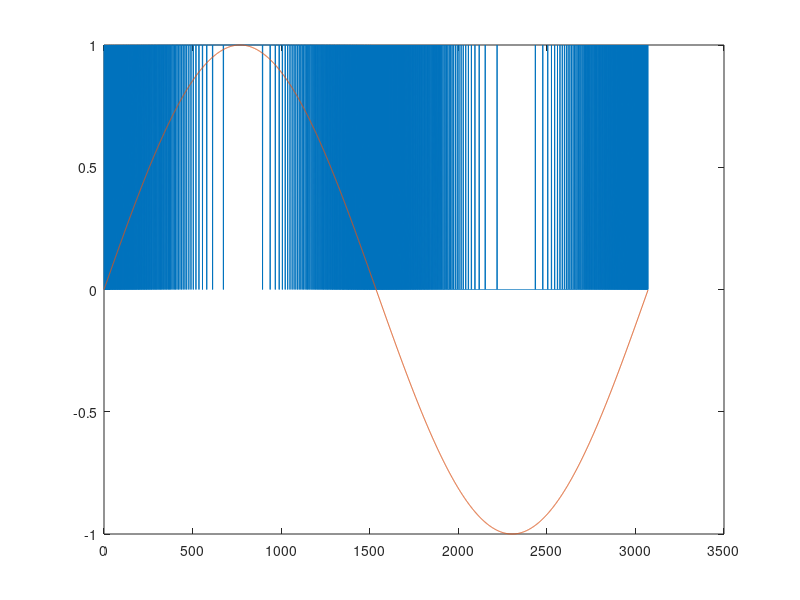

Recreate this plot in MATLAB.
clear all;
Fs = 3072000;
Ts = 1/Fs;
Ftone = 1000;

% Attenuation
% /20 attenuation corresponds to 120dB-94dB = 26dB
% 120dB is the Acoustic Overload Point of the microphone corresponding
% to a full scale [-1..1] range. See datasheet of your microphone.
% 94dB is the Sound Pressure Level used as sensitivity reference
Attenuation = 1;

% This must be integer!
Nperiod = Fs/Ftone;

%Generate tone
n=0:(Nperiod-1);
tone = sin(2*pi*Ftone*n*Ts);
tone = tone/Attenuation;
qe = 0;

%Generate PDM in [-1, 1]
for i=1:length(tone)
    if ( tone(i) > qe )
        pdm(i) = 1;
    else
        pdm(i) = -1;
    end
    qe = pdm(i) - tone(i) + qe;
end

%Frame in [0, 1]
pdm = pdm + 1;
pdm = pdm / 2;

plot(n, pdm, n, tone);

%Write to file
pdmint = int32(pdm);
dlmwrite ('tonepdm.txt', pdmint, 'delimiter', ',', 'newline', 'pc');

